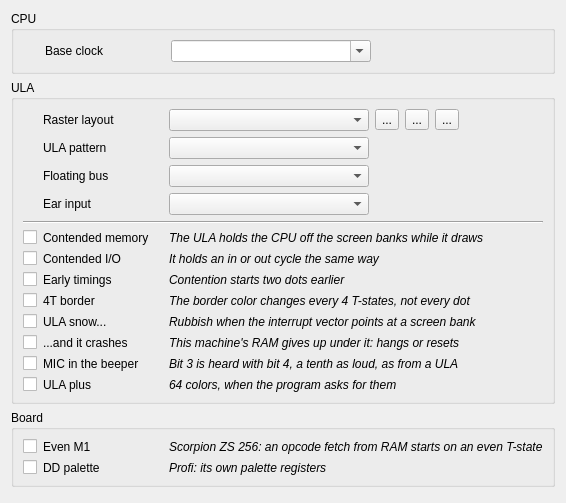
          <widget class="QWidget" name="advBox" native="true">
           <layout class="QVBoxLayout" name="verticalLayout_adv">
            <item>
             <widget class="xIconGroup" name="gbCpu">
              <property name="title">
               <string>CPU</string>
              </property>
              <layout class="QGridLayout" name="gridLayout_cpu" columnstretch="0,0,1" columnminimumwidth="22,120,0">
               <item row="0" column="1">
                <widget class="QLabel" name="nam_cpufrq">
                 <property name="toolTip">
                  <string>The crystal this board runs on. The dot clock comes
off it as well, so changing it moves the frame rate too</string>
                 </property>
                 <property name="text">
                  <string>Base clock</string>
                 </property>
                </widget>
               </item>
               <item row="0" column="2">
                <layout class="QHBoxLayout" name="hl_cbCpuFrq">
                 <item>
                <widget class="QComboBox" name="cbCpuFrq">
                 <property name="minimumSize">
                  <size>
                   <width>200</width>
                   <height>0</height>
                  </size>
                 </property>
                 <property name="editable">
                  <bool>true</bool>
                 </property>
                 <property name="toolTip">
                  <string>The crystal this board runs on. The dot clock comes
off it as well, so changing it moves the frame rate too</string>
                 </property>
                </widget>
                 </item>
                 <item>
                  <spacer name="sp_cbCpuFrq">
                   <property name="orientation">
                    <enum>Qt::Horizontal</enum>
                   </property>
                   <property name="sizeHint" stdset="0">
                    <size>
                     <width>10</width>
                     <height>20</height>
                    </size>
                   </property>
                  </spacer>
                 </item>
                </layout>
               </item>
              </layout>
             </widget>
            </item>
            <item>
             <widget class="xIconGroup" name="gbUla">
              <property name="title">
               <string>ULA</string>
              </property>
              <layout class="QGridLayout" name="gridLayout_ula" columnstretch="0,0,1" columnminimumwidth="0,120,0">
               <item row="0" column="1">
                <widget class="QLabel" name="nam_geombox">
                 <property name="toolTip">
                  <string>The frame this machine draws: how big it is,
how much border is around the screen, and
where in the frame the interrupt falls</string>
                 </property>
                 <property name="text">
                  <string>Raster layout</string>
                 </property>
                </widget>
               </item>
               <item row="0" column="2">
                <layout class="QHBoxLayout" name="hl_geombox">
                 <item>
                  <widget class="QComboBox" name="geombox">
                   <property name="toolTip">
                    <string>The frame this machine draws: how big it is,
how much border is around the screen, and
where in the frame the interrupt falls</string>
                   </property>
                   <property name="minimumSize">
                    <size>
                     <width>200</width>
                     <height>0</height>
                    </size>
                   </property>
                  </widget>
                 </item>
                 <item>
                  <widget class="QToolButton" name="layAdd">
                   <property name="toolTip">
                    <string>Add a layout</string>
                   </property>
                   <property name="text">
                    <string>...</string>
                   </property>
                   <property name="icon">
                    <iconset resource="../xpeccy.qrc">
                     <normaloff>:/images/add.png</normaloff>:/images/add.png</iconset>
                   </property>
                  </widget>
                 </item>
                 <item>
                  <widget class="QToolButton" name="layEdit">
                   <property name="toolTip">
                    <string>Edit this layout</string>
                   </property>
                   <property name="text">
                    <string>...</string>
                   </property>
                   <property name="icon">
                    <iconset resource="../xpeccy.qrc">
                     <normaloff>:/images/edit.png</normaloff>:/images/edit.png</iconset>
                   </property>
                  </widget>
                 </item>
                 <item>
                  <widget class="QToolButton" name="layDel">
                   <property name="toolTip">
                    <string>Delete this layout, or put a shipped one back</string>
                   </property>
                   <property name="text">
                    <string>...</string>
                   </property>
                   <property name="icon">
                    <iconset resource="../xpeccy.qrc">
                     <normaloff>:/images/cancel.png</normaloff>:/images/cancel.png</iconset>
                   </property>
                  </widget>
                 </item>
                 <item>
                  <spacer name="sp_geombox">
                   <property name="orientation">
                    <enum>Qt::Horizontal</enum>
                   </property>
                   <property name="sizeHint" stdset="0">
                    <size>
                     <width>10</width>
                     <height>20</height>
                    </size>
                   </property>
                  </spacer>
                 </item>
                </layout>
               </item>
               <item row="1" column="1">
                <widget class="QLabel" name="nam_cbContPattern">
                 <property name="toolTip">
                  <string>How long the ULA holds the CPU off the bus,
and over which banks: the Ferranti ULA takes
banks 1, 3, 5, 7, the Amstrad gate array
banks 4, 5, 6, 7, and the clones take none</string>
                 </property>
                 <property name="text">
                  <string>ULA pattern</string>
                 </property>
                </widget>
               </item>
               <item row="1" column="2">
                <layout class="QHBoxLayout" name="hl_cbContPattern">
                 <item>
                  <widget class="QComboBox" name="cbContPattern">
                   <property name="toolTip">
                    <string>How long the ULA holds the CPU off the bus,
and over which banks: the Ferranti ULA takes
banks 1, 3, 5, 7, the Amstrad gate array
banks 4, 5, 6, 7, and the clones take none</string>
                   </property>
                   <property name="minimumSize">
                    <size>
                     <width>200</width>
                     <height>0</height>
                    </size>
                   </property>
                  </widget>
                 </item>
                 <item>
                  <spacer name="sp_cbContPattern">
                   <property name="orientation">
                    <enum>Qt::Horizontal</enum>
                   </property>
                   <property name="sizeHint" stdset="0">
                    <size>
                     <width>10</width>
                     <height>20</height>
                    </size>
                   </property>
                  </spacer>
                 </item>
                </layout>
               </item>
               <item row="2" column="1">
                <widget class="QLabel" name="nam_cbFloatBus">
                 <property name="toolTip">
                  <string>What a port nothing answers reads back: the byte
the ULA is fetching for the screen, which is how
a program can follow the beam. The clones have
no such bus, only a port #FF that gives the
attribute of the cell being shown.</string>
                 </property>
                 <property name="text">
                  <string>Floating bus</string>
                 </property>
                </widget>
               </item>
               <item row="2" column="2">
                <layout class="QHBoxLayout" name="hl_cbFloatBus">
                 <item>
                  <widget class="QComboBox" name="cbFloatBus">
                   <property name="toolTip">
                    <string>What a port nothing answers reads back: the byte
the ULA is fetching for the screen, which is how
a program can follow the beam. The clones have
no such bus, only a port #FF that gives the
attribute of the cell being shown.</string>
                   </property>
                   <property name="minimumSize">
                    <size>
                     <width>200</width>
                     <height>0</height>
                    </size>
                   </property>
                  </widget>
                 </item>
                 <item>
                  <spacer name="sp_cbFloatBus">
                   <property name="orientation">
                    <enum>Qt::Horizontal</enum>
                   </property>
                   <property name="sizeHint" stdset="0">
                    <size>
                     <width>10</width>
                     <height>20</height>
                    </size>
                   </property>
                  </spacer>
                 </item>
                </layout>
               </item>
               <item row="3" column="1">
                <widget class="QLabel" name="nam_cbEarBack">
                 <property name="toolTip">
                  <string>What bit 6 of port #FE reads back with no tape playing:
issue 3 - bit 4 of the last OUT #FE
issue 2 - bit 4 or bit 3 of it
none - nothing comes back (+2A, +3)</string>
                 </property>
                 <property name="text">
                  <string>Ear input</string>
                 </property>
                </widget>
               </item>
               <item row="3" column="2">
                <layout class="QHBoxLayout" name="hl_cbEarBack">
                 <item>
                  <widget class="QComboBox" name="cbEarBack">
                   <property name="toolTip">
                    <string>What bit 6 of port #FE reads back with no tape playing:
issue 3 - bit 4 of the last OUT #FE
issue 2 - bit 4 or bit 3 of it
none - nothing comes back (+2A, +3)</string>
                   </property>
                   <property name="minimumSize">
                    <size>
                     <width>200</width>
                     <height>0</height>
                    </size>
                   </property>
                  </widget>
                 </item>
                 <item>
                  <spacer name="sp_cbEarBack">
                   <property name="orientation">
                    <enum>Qt::Horizontal</enum>
                   </property>
                   <property name="sizeHint" stdset="0">
                    <size>
                     <width>10</width>
                     <height>20</height>
                    </size>
                   </property>
                  </spacer>
                 </item>
                </layout>
               </item>
               <item row="4" column="0" colspan="3">
                <widget class="Line" name="advline_1">
                 <property name="orientation">
                  <enum>Qt::Horizontal</enum>
                 </property>
                </widget>
               </item>
               <item row="5" column="0">
                <widget class="QCheckBox" name="contMem">
                 <property name="text">
                  <string/>
                 </property>
                </widget>
               </item>
               <item row="5" column="1">
                <widget class="QLabel" name="nam_contMem">
                 <property name="text">
                  <string>Contended memory</string>
                 </property>
                </widget>
               </item>
               <item row="5" column="2">
                <widget class="QLabel" name="lab_contMem">
                 <property name="font">
                  <font>
                   <italic>true</italic>
                  </font>
                 </property>
                 <property name="text">
                  <string>The ULA holds the CPU off the screen banks while it draws</string>
                 </property>
                </widget>
               </item>
               <item row="6" column="0">
                <widget class="QCheckBox" name="contIO">
                 <property name="text">
                  <string/>
                 </property>
                </widget>
               </item>
               <item row="6" column="1">
                <widget class="QLabel" name="nam_contIO">
                 <property name="text">
                  <string>Contended I/O</string>
                 </property>
                </widget>
               </item>
               <item row="6" column="2">
                <widget class="QLabel" name="lab_contIO">
                 <property name="font">
                  <font>
                   <italic>true</italic>
                  </font>
                 </property>
                 <property name="text">
                  <string>It holds an in or out cycle the same way</string>
                 </property>
                </widget>
               </item>
               <item row="7" column="0">
                <widget class="QCheckBox" name="cbEarlyTiming">
                 <property name="text">
                  <string/>
                 </property>
                </widget>
               </item>
               <item row="7" column="1">
                <widget class="QLabel" name="nam_cbEarlyTiming">
                 <property name="text">
                  <string>Early timings</string>
                 </property>
                </widget>
               </item>
               <item row="7" column="2">
                <widget class="QLabel" name="lab_cbEarlyTiming">
                 <property name="font">
                  <font>
                   <italic>true</italic>
                  </font>
                 </property>
                 <property name="text">
                  <string>Contention starts two dots earlier</string>
                 </property>
                </widget>
               </item>
               <item row="8" column="0">
                <widget class="QCheckBox" name="border4T">
                 <property name="text">
                  <string/>
                 </property>
                </widget>
               </item>
               <item row="8" column="1">
                <widget class="QLabel" name="nam_border4T">
                 <property name="text">
                  <string>4T border</string>
                 </property>
                </widget>
               </item>
               <item row="8" column="2">
                <widget class="QLabel" name="lab_border4T">
                 <property name="font">
                  <font>
                   <italic>true</italic>
                  </font>
                 </property>
                 <property name="text">
                  <string>The border color changes every 4 T-states, not every dot</string>
                 </property>
                </widget>
               </item>
               <item row="9" column="0">
                <widget class="QCheckBox" name="cbSnow">
                 <property name="text">
                  <string/>
                 </property>
                </widget>
               </item>
               <item row="9" column="1">
                <widget class="QLabel" name="nam_cbSnow">
                 <property name="text">
                  <string>ULA snow...</string>
                 </property>
                </widget>
               </item>
               <item row="9" column="2">
                <widget class="QLabel" name="lab_cbSnow">
                 <property name="font">
                  <font>
                   <italic>true</italic>
                  </font>
                 </property>
                 <property name="text">
                  <string>Rubbish when the interrupt vector points at a screen bank</string>
                 </property>
                </widget>
               </item>
               <item row="10" column="0">
                <widget class="QCheckBox" name="cbSnowCrash">
                 <property name="text">
                  <string/>
                 </property>
                </widget>
               </item>
               <item row="10" column="1">
                <widget class="QLabel" name="nam_cbSnowCrash">
                 <property name="text">
                  <string>...and it crashes</string>
                 </property>
                </widget>
               </item>
               <item row="10" column="2">
                <widget class="QLabel" name="lab_cbSnowCrash">
                 <property name="font">
                  <font>
                   <italic>true</italic>
                  </font>
                 </property>
                 <property name="text">
                  <string>This machine's RAM gives up under it: hangs or resets</string>
                 </property>
                </widget>
               </item>
               <item row="11" column="0">
                <widget class="QCheckBox" name="cbBeepMic">
                 <property name="text">
                  <string/>
                 </property>
                </widget>
               </item>
               <item row="11" column="1">
                <widget class="QLabel" name="nam_cbBeepMic">
                 <property name="text">
                  <string>MIC in the beeper</string>
                 </property>
                </widget>
               </item>
               <item row="11" column="2">
                <widget class="QLabel" name="lab_cbBeepMic">
                 <property name="font">
                  <font>
                   <italic>true</italic>
                  </font>
                 </property>
                 <property name="text">
                  <string>Bit 3 is heard with bit 4, a tenth as loud, as from a ULA</string>
                 </property>
                </widget>
               </item>
               <item row="12" column="0">
                <widget class="QCheckBox" name="ulaPlus">
                 <property name="text">
                  <string/>
                 </property>
                </widget>
               </item>
               <item row="12" column="1">
                <widget class="QLabel" name="nam_ulaPlus">
                 <property name="text">
                  <string>ULA plus</string>
                 </property>
                </widget>
               </item>
               <item row="12" column="2">
                <widget class="QLabel" name="lab_ulaPlus">
                 <property name="font">
                  <font>
                   <italic>true</italic>
                  </font>
                 </property>
                 <property name="text">
                  <string>64 colors, when the program asks for them</string>
                 </property>
                </widget>
               </item>
              </layout>
             </widget>
            </item>
            <item>
             <widget class="xIconGroup" name="gbBoard">
              <property name="title">
               <string>Board</string>
              </property>
              <layout class="QGridLayout" name="gridLayout_board" columnstretch="0,0,1" columnminimumwidth="0,120,0">
               <item row="0" column="0">
                <widget class="QCheckBox" name="scrpwait">
                 <property name="text">
                  <string/>
                 </property>
                </widget>
               </item>
               <item row="0" column="1">
                <widget class="QLabel" name="nam_scrpwait">
                 <property name="text">
                  <string>Even M1</string>
                 </property>
                </widget>
               </item>
               <item row="0" column="2">
                <widget class="QLabel" name="lab_scrpwait">
                 <property name="font">
                  <font>
                   <italic>true</italic>
                  </font>
                 </property>
                 <property name="text">
                  <string>Scorpion ZS 256: an opcode fetch from RAM starts on an even T-state</string>
                 </property>
                </widget>
               </item>
               <item row="1" column="0">
                <widget class="QCheckBox" name="cbDDp">
                 <property name="text">
                  <string/>
                 </property>
                </widget>
               </item>
               <item row="1" column="1">
                <widget class="QLabel" name="nam_cbDDp">
                 <property name="text">
                  <string>DD palette</string>
                 </property>
                </widget>
               </item>
               <item row="1" column="2">
                <widget class="QLabel" name="lab_cbDDp">
                 <property name="font">
                  <font>
                   <italic>true</italic>
                  </font>
                 </property>
                 <property name="text">
                  <string>Profi: its own palette registers</string>
                 </property>
                </widget>
               </item>
              </layout>
             </widget>
            </item>
            <item>
             <spacer name="verticalSpacer_adv">
              <property name="orientation">
               <enum>Qt::Vertical</enum>
              </property>
              <property name="sizeHint" stdset="0">
               <size>
                <width>20</width>
                <height>5</height>
               </size>
              </property>
             </spacer>
            </item>
           </layout>
          </widget>
